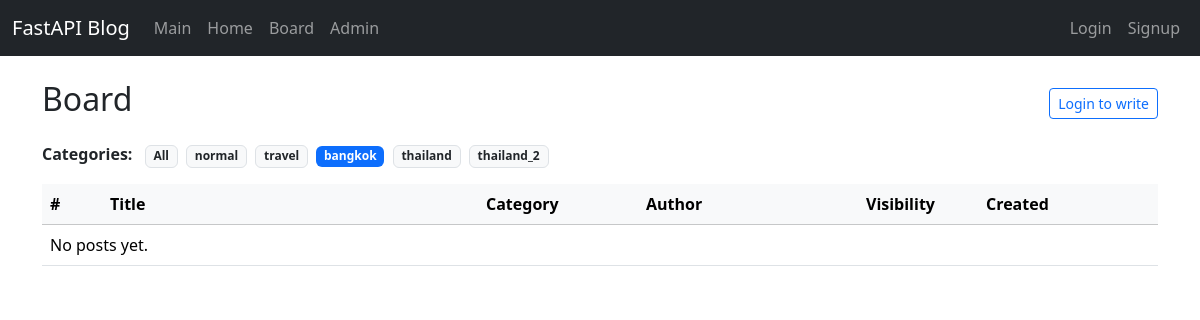
Screenshot of /board/?category_id=3 with the database file from the repository.
### app/models.py (models this page shows, shortened)
class BoardCategory(Base):
    __tablename__ = "board_categories"
    id = Column(Integer, primary_key=True, index=True)
    name = Column(String(100), nullable=False, unique=True)
    description = Column(String(255), nullable=True)
    created_at = Column(DateTime, default=now_kst)
    parent_id = Column(Integer, ForeignKey("board_categories.id"), nullable=True)
    parent = relationship(
        "BoardCategory",
        remote_side="BoardCategory.id",
        back_populates="children",
    )
    children = relationship(
        "BoardCategory",
        back_populates="parent",
        cascade="all, delete-orphan",
    )
    posts = relationship("BoardPost", back_populates="category")

### app/routers/board/router.py (the view)
@router.get("/", response_class=HTMLResponse)
def board_list(
    request: Request,
    category_id: Optional[int] = None,
    page: int = 1,
    size: int = 10,
    db: Session = Depends(get_db),
    current_user: Optional[models.User] = Depends(get_current_user_optional),
):
    ensure_default_category(db)
    categories = (
        db.query(models.BoardCategory)
        .order_by(models.BoardCategory.created_at.asc())
        .all()
    )
    q = db.query(models.BoardPost).options(
        joinedload(models.BoardPost.category),
        joinedload(models.BoardPost.user)
    )
    if category_id:
        q = q.filter(models.BoardPost.category_id == category_id)
    if not current_user:
        q = q.filter(models.BoardPost.is_private == False)
    else:
        q = q.filter(
            or_(
                models.BoardPost.is_private == False,
                models.BoardPost.user_id == current_user.id,
            )
        )
    total_posts = q.count()
    total_pages = (total_posts + size - 1) // size if total_posts > 0 else 1
    page = max(1, min(page, total_pages))
    posts = q.order_by(models.BoardPost.created_at.desc()).offset((page - 1) * size).limit(size).all()
    return templates.TemplateResponse(
        "board_list.html",
        {
            "request": request,
            "posts": posts,
            "categories": categories,
            "selected_category_id": category_id,
            "current_user": current_user,
            "page": page,
            "total_pages": total_pages,
            "size": size,
        },
    )

### app/templates/board_list.html (shortened to what this page needs)
{% extends "base.html" %}
{% block content %}
<div class="d-flex justify-content-between align-items-center mb-3">
  <h2>Board</h2>
  <div class="d-flex gap-2">
    {% if current_user %}
    <a href="/board/categories" class="btn btn-outline-secondary btn-sm">
      Manage Categories
    </a>
    <a href="/board/new" class="btn btn-primary btn-sm">New Post</a>
    {% else %}
    <a href="/auth/login?next=/board/new" class="btn btn-outline-primary btn-sm">
      Login to write
    </a>
    {% endif %}
  </div>
</div>
<div class="mb-3">
  <span class="me-2 fw-semibold">Categories:</span>
  <a href="/board/"
    class="badge {% if not selected_category_id %}bg-primary{% else %}bg-light text-dark border{% endif %} text-decoration-none me-1">
    All
  </a>
  {% for cat in categories %}
  <a href="/board/?category_id={{ cat.id }}"
    class="badge {% if selected_category_id == cat.id %}bg-primary{% else %}bg-light text-dark border{% endif %} text-decoration-none me-1">
    {{ cat.name }}
  </a>
  {% endfor %}
</div>
<table class="table table-hover align-middle">
  <thead class="table-light">
    <tr>
      <th style="width: 60px;">#</th>
      <th>Title</th>
      <th style="width: 160px;">Category</th>
      <th style="width: 220px;">Author</th>
      <th style="width: 120px;">Visibility</th>
      <th style="width: 180px;">Created</th>
    </tr>
  </thead>
  <tbody>
    {% for post in posts %}
    <tr>
      <td>{{ (page - 1) * size + loop.index }}</td>
      <td>
        <a href="/board/{{ post.id }}">
          {{ post.title }}
        </a>
      </td>
      <td>
        {% if post.category %}
        <span class="badge bg-secondary">{{ post.category.name }}</span>
        {% else %}
        <span class="text-muted small">-</span>
        {% endif %}
      </td>
      <td>{{ post.author }}</td>
      <td>
        {% if post.is_private %}
        <span class="badge bg-secondary">Private</span>
        {% else %}
        <span class="badge bg-success">Public</span>
        {% endif %}
      </td>
      <td>{{ post.created_at.strftime("%Y-%m-%d %H:%M") }}</td>
    </tr>
    {% else %}
    <tr>
      <td colspan="6">No posts yet.</td>
    </tr>
    {% endfor %}
  </tbody>
</table>
{% endblock %}

### rows the page displays
BoardCategory: name "normal"
BoardCategory: name "travel"
BoardCategory: name "bangkok"
BoardCategory: name "thailand"
BoardCategory: name "thailand_2"
